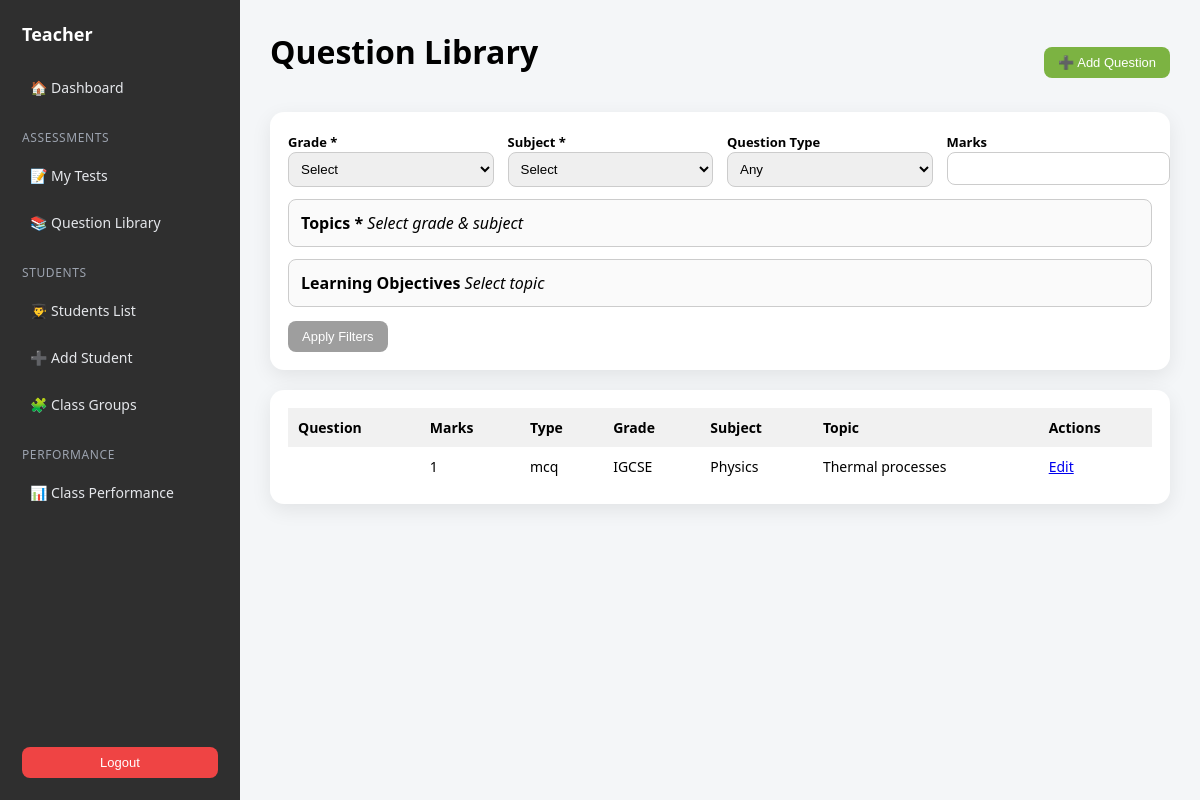
Screenshot of /questions/ (signed in) with the database file from the repository.
### core/models.py (models this page shows, shortened)
class Question(models.Model):
    QUESTION_TYPES = [
        ("mcq", "MCQ"),
        ("theory", "Theory"),
        ("structured", "Structured"),
        ("practical", "Practical"),
    ]
    grade = models.ForeignKey(Grade, on_delete=models.PROTECT)
    subject = models.ForeignKey(Subject, on_delete=models.PROTECT)
    topic = models.ForeignKey(Topic, on_delete=models.PROTECT)
    year = models.PositiveIntegerField(null=True, blank=True)
    learning_objectives = models.ManyToManyField(
        LearningObjective,
        related_name="questions"
    )
    question_text = models.TextField()
    answer_text = models.TextField(blank=True)
    marks = models.PositiveIntegerField(default=1)
    question_type = models.CharField(
        max_length=20,
        choices=QUESTION_TYPES
    )
    created_by = models.ForeignKey(
        User,
        on_delete=models.CASCADE,
        related_name="questions"
    )
    created_at = models.DateTimeField(auto_now_add=True)

class Grade(models.Model):
    name = models.CharField(max_length=50)
    class Meta:
        ordering = ["name"]
        verbose_name = "Grade"
        verbose_name_plural = "Grades"

class Subject(models.Model):
    name = models.CharField(max_length=100)
    class Meta:
        ordering = ["name"]

class Topic(models.Model):
    name = models.CharField(max_length=150)
    grade = models.ForeignKey(
        Grade,
        on_delete=models.CASCADE,
        related_name="topics"
    )
    subject = models.ForeignKey(
        Subject,
        on_delete=models.CASCADE,
        related_name="topics"
    )
    class Meta:
        unique_together = ("name", "grade", "subject")
        ordering = ["grade__name", "subject__name", "name"]

### core/views.py (the view)
# urls.py: path("questions/", views.question_library, name="question_library"),
@login_required
def question_library(request):
    qs = Question.objects.filter(
        created_by=request.user
    ).select_related("grade", "subject", "topic").prefetch_related("learning_objectives")
    grade = request.GET.get("grade")
    subject = request.GET.get("subject")
    qtype = request.GET.get("question_type")
    marks = request.GET.get("marks")
    year = request.GET.get("year")
    if grade:
        qs = qs.filter(grade_id=grade)
    if subject:
        qs = qs.filter(subject_id=subject)
    if qtype:
        qs = qs.filter(question_type=qtype)
    if marks:
        qs = qs.filter(marks=marks)
    if year:
        qs = qs.filter(year=year)
    topics = request.GET.getlist("topics[]")
    if topics:
        qs = qs.filter(topic_id__in=topics)
    los = request.GET.getlist("los[]")
    if los:
        qs = qs.filter(learning_objectives__id__in=los).distinct()
    return render(
        request,
        "teacher/question_library.html",
        {
            "questions": qs,
            "grades": Grade.objects.all(),
            "subjects": Subject.objects.all(),
            "topics": Topic.objects.all(),
        }
    )

### core/templates/teacher/question_library.html (shortened to what this page needs)
{% extends "teacher/teacher_base.html" %}
{% block content %}
{% with test_id=request.GET.import_to_test %}
{% with import_mode=test_id %}
<div class="action-bar">
  <h1>Question Library</h1>
  <div>
    <a href="{% url 'add_question' %}" target="_blank">
      <button class="btn green">➕ Add Question</button>
    </a>
  </div>
</div>
<form method="get" class="filters" id="filterForm">
  <div class="filter-grid">
    <div>
      <label>Grade *</label>
      <select id="gradeSelect" name="grade" required>
        <option value="">Select</option>
      </select>
    </div>
    <div>
      <label>Subject *</label>
      <select id="subjectSelect" name="subject" required>
        <option value="">Select</option>
      </select>
    </div>
    <div>
      <label>Question Type</label>
      <select name="question_type">
        <option value="">Any</option>
      </select>
    </div>
    <div>
      <label>Marks</label>
      <input type="number" name="marks" value="{{ request.GET.marks }}">
    </div>
  </div>
  <div class="topics" id="topicsBox">
    <strong>Topics *</strong>
    <em>Select grade & subject</em>
  </div>
  <div class="lo-box" id="loBox">
    <strong>Learning Objectives</strong>
    <em>Select topic</em>
  </div>
  <div style="margin-top:14px;">
    <button class="btn gray" type="submit">Apply Filters</button>
  </div>
</form>
<div class="table-wrap">
  <table>
    <thead>
      <tr>
        <th>Question</th>
        <th>Marks</th>
        <th>Type</th>
        <th>Grade</th>
        <th>Subject</th>
        <th>Topic</th>
        <th>Actions</th>
      </tr>
    </thead>
    <tbody>
      {% for q in questions %}
      <tr>
        <td>{{ q.question_text|striptags|truncatewords:18 }}</td>
        <td>{{ q.marks }}</td>
        <td>{{ q.question_type }}</td>
        <td>{{ q.grade.name }}</td>
        <td>{{ q.subject.name }}</td>
        <td>{{ q.topic.name }}</td>
        <td>
          <a href="{% url 'edit_question' q.id %}" target="_blank">Edit</a>
        </td>
      </tr>
      {% empty %}
      <tr>
        <td colspan="8"><em>No questions found</em></td>
      </tr>
      {% endfor %}
    </tbody>
  </table>
</div>
{% endwith %}
{% endwith %}
{% endblock %}

### core/templates/teacher/teacher_base.html (style rules this page uses)
body { margin: 0; font-family: system-ui, -apple-system, BlinkMacSystemFont; background: #f4f6f8; }

### core/templates/teacher/question_library.html (style rules this page uses)
h1 { margin-top: 0; }
.action-bar { display: flex; justify-content: space-between; align-items: center; margin-bottom: 18px; }
.btn { border: none; padding: 8px 14px; border-radius: 8px; cursor: pointer; font-size: 13px; }
.btn.green { background: #7cb342; color: white; }
.btn.gray { background: #9e9e9e; color: white; }
.filters { background: white; border-radius: 14px; padding: 18px; margin-bottom: 20px; box-shadow: 0 6px 20px rgba(0,0,0,.08); }
.filter-grid { display: grid; grid-template-columns: repeat(4, 1fr); gap: 14px; }
.filters label { font-weight: 600; font-size: 13px; }
.filters select, .filters input { width: 100%; padding: 8px; border-radius: 8px; border: 1px solid #ccc; }
.topics, .lo-box { margin-top: 12px; max-height: 220px; overflow-y: auto; border: 1px solid #ccc; border-radius: 8px; padding: 12px; background: #fafafa; }
.table-wrap { background: white; border-radius: 14px; padding: 18px; box-shadow: 0 6px 20px rgba(0,0,0,.08); }
table { width: 100%; border-collapse: collapse; }
th, td { text-align: left; padding: 10px; font-size: 14px; }
th { background: #f1f1f1; }

### rows the page displays
Question: marks "1", question_type "mcq", grade.name "IGCSE", subject.name "Physics", topic.name "Thermal processes"
